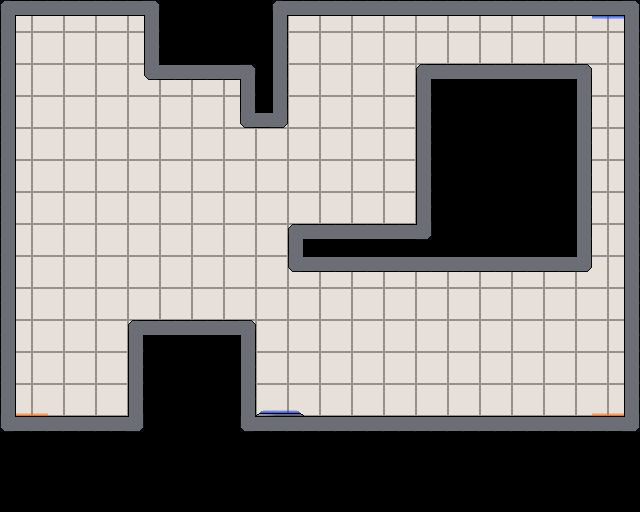

A 2D game scene composited from a Tiled map and its tileset images. What follows is a short description and the map's XML, with each tile layer's data collapsed to a summary:
An orthogonal 40x32 tile map with 16x16 px tiles, 7 tile layers (background, walls, switches, gravTiles, ...) and 1 object (spawnPoint1).

<map version="1.0" orientation="orthogonal" width="40" height="32" tilewidth="16" tileheight="16">
 <tileset firstgid="1" name="interiorTileset" tilewidth="16" tileheight="16">
  <image source="interiorTileset.png" trans="ff00ff" width="144" height="64" />
 </tileset>
 <layer name="background" width="40" height="32">
  <data>[1280 cells, 1280 non-empty, 5 distinct tile ids]</data>
 </layer>
 <layer name="walls" width="40" height="32">
  <data>[1280 cells, 223 non-empty, 9 distinct tile ids]</data>
 </layer>
 <layer name="switches" width="40" height="32">
  <data>[1280 cells, 0 non-empty, 0 distinct tile ids]</data>
 </layer>
 <layer name="gravTiles" width="40" height="32">
  <data>[1280 cells, 6 non-empty, 2 distinct tile ids]</data>
 </layer>
 <objectgroup name="spawnPoint" width="40" height="32">
  <object name="spawnPoint1" x="100" y="354" />
 </objectgroup>
 <layer name="acid" width="40" height="32">
  <data>[1280 cells, 0 non-empty, 0 distinct tile ids]</data>
 </layer>
 <layer name="exit" width="40" height="32">
  <data>[1280 cells, 1 non-empty, 1 distinct tile ids]</data>
 </layer>
 <layer name="exitDummyTiles" width="40" height="32">
  <data>[1280 cells, 2 non-empty, 2 distinct tile ids]</data>
 </layer>
</map>
